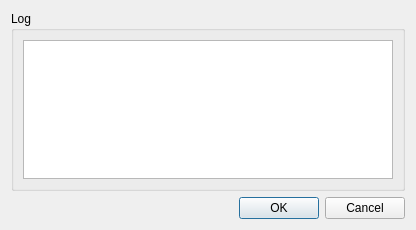
<?xml version="1.0" encoding="UTF-8"?>
<ui version="4.0">
 <class>LogDialog</class>
 <widget class="QDialog" name="LogDialog">
  <property name="geometry">
   <rect>
    <x>0</x>
    <y>0</y>
    <width>416</width>
    <height>230</height>
   </rect>
  </property>
  <property name="windowTitle">
   <string>Dialog</string>
  </property>
  <layout class="QVBoxLayout" name="verticalLayout">
   <item>
    <widget class="QGroupBox" name="groupBox">
     <property name="title">
      <string>Log</string>
     </property>
     <layout class="QHBoxLayout" name="horizontalLayout">
      <item>
       <widget class="QPlainTextEdit" name="logEdit"/>
      </item>
     </layout>
    </widget>
   </item>
   <item>
    <widget class="QDialogButtonBox" name="buttonBox">
     <property name="orientation">
      <enum>Qt::Horizontal</enum>
     </property>
     <property name="standardButtons">
      <set>QDialogButtonBox::Cancel|QDialogButtonBox::Ok</set>
     </property>
    </widget>
   </item>
  </layout>
 </widget>
 <resources/>
 <connections>
  <connection>
   <sender>buttonBox</sender>
   <signal>accepted()</signal>
   <receiver>LogDialog</receiver>
   <slot>accept()</slot>
   <hints>
    <hint type="sourcelabel">
     <x>248</x>
     <y>254</y>
    </hint>
    <hint type="destinationlabel">
     <x>157</x>
     <y>274</y>
    </hint>
   </hints>
  </connection>
  <connection>
   <sender>buttonBox</sender>
   <signal>rejected()</signal>
   <receiver>LogDialog</receiver>
   <slot>reject()</slot>
   <hints>
    <hint type="sourcelabel">
     <x>316</x>
     <y>260</y>
    </hint>
    <hint type="destinationlabel">
     <x>286</x>
     <y>274</y>
    </hint>
   </hints>
  </connection>
 </connections>
</ui>
